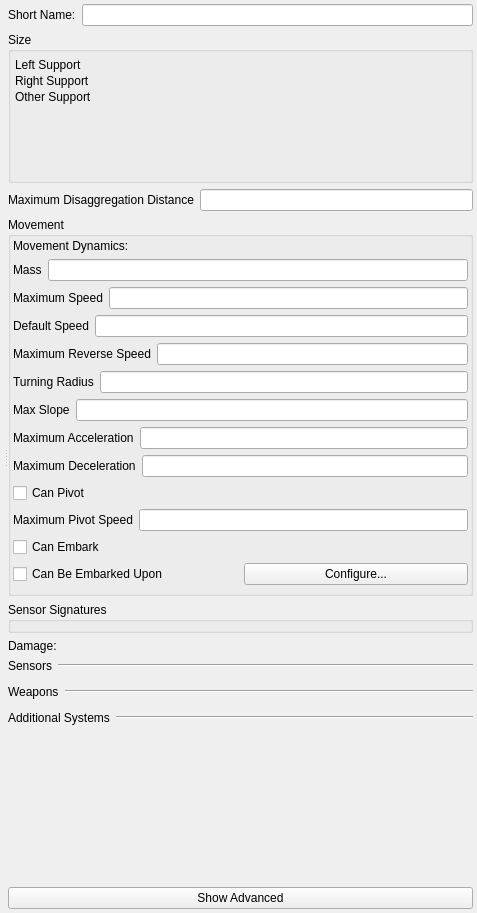
<?xml version="1.0" encoding="UTF-8"?>
<ui version="4.0">
 <class>Form</class>
 <widget class="QWidget" name="Form">
  <property name="geometry">
   <rect>
    <x>0</x>
    <y>0</y>
    <width>477</width>
    <height>913</height>
   </rect>
  </property>
  <property name="windowTitle">
   <string>Form</string>
  </property>
  <layout class="QVBoxLayout" name="verticalLayout_9">
   <property name="margin">
    <number>4</number>
   </property>
   <item>
    <widget class="QSplitter" name="splitter">
     <property name="orientation">
      <enum>Qt::Horizontal</enum>
     </property>
     <widget class="QWidget" name="layoutWidget">
      <layout class="QVBoxLayout" name="verticalLayout_8">
       <property name="margin">
        <number>0</number>
       </property>
       <item>
        <widget class="QWidget" name="myGeneralCanvas" native="true">
         <property name="sizePolicy">
          <sizepolicy hsizetype="MinimumExpanding" vsizetype="Fixed">
           <horstretch>0</horstretch>
           <verstretch>0</verstretch>
          </sizepolicy>
         </property>
         <property name="element_type" stdset="0">
          <string>general_canvas</string>
         </property>
        </widget>
       </item>
       <item>
        <widget class="QWidget" name="myDisplayWidget" native="true">
         <property name="element_type" stdset="0">
          <string>display_widget_canvas</string>
         </property>
        </widget>
       </item>
      </layout>
     </widget>
     <widget class="QWidget" name="layoutWidget">
      <layout class="QVBoxLayout" name="verticalLayout_7">
       <item>
        <layout class="QHBoxLayout" name="horizontalLayout">
         <item>
          <widget class="QLabel" name="short_name_label">
           <property name="text">
            <string>Short Name:</string>
           </property>
          </widget>
         </item>
         <item>
          <widget class="QLineEdit" name="short_name"/>
         </item>
        </layout>
       </item>
       <item>
        <widget class="QGroupBox" name="boundingVolumeGroupBox">
         <property name="title">
          <string>Size</string>
         </property>
         <layout class="QGridLayout" name="gridLayout_2">
          <property name="sizeConstraint">
           <enum>QLayout::SetNoConstraint</enum>
          </property>
          <property name="margin">
           <number>4</number>
          </property>
          <property name="spacing">
           <number>2</number>
          </property>
          <item row="1" column="0" colspan="2">
           <widget class="QWidget" name="bounding_volume" native="true">
            <property name="minimumSize">
             <size>
              <width>0</width>
              <height>0</height>
             </size>
            </property>
           </widget>
          </item>
          <item row="2" column="0">
           <widget class="QLabel" name="left_support_label">
            <property name="sizePolicy">
             <sizepolicy hsizetype="Minimum" vsizetype="Minimum">
              <horstretch>0</horstretch>
              <verstretch>0</verstretch>
             </sizepolicy>
            </property>
            <property name="text">
             <string>Left Support</string>
            </property>
           </widget>
          </item>
          <item row="2" column="1">
           <widget class="QWidget" name="left_support" native="true">
            <property name="sizePolicy">
             <sizepolicy hsizetype="MinimumExpanding" vsizetype="Minimum">
              <horstretch>0</horstretch>
              <verstretch>0</verstretch>
             </sizepolicy>
            </property>
            <property name="element_type" stdset="0">
             <string>vector-parameter-data</string>
            </property>
            <property name="single_row" stdset="0">
             <bool>true</bool>
            </property>
            <property name="default_value" stdset="0">
             <string>1,-1,0</string>
            </property>
           </widget>
          </item>
          <item row="3" column="0">
           <widget class="QLabel" name="right_support_label">
            <property name="sizePolicy">
             <sizepolicy hsizetype="Minimum" vsizetype="Minimum">
              <horstretch>0</horstretch>
              <verstretch>0</verstretch>
             </sizepolicy>
            </property>
            <property name="text">
             <string>Right Support</string>
            </property>
           </widget>
          </item>
          <item row="3" column="1">
           <widget class="QWidget" name="right_support" native="true">
            <property name="sizePolicy">
             <sizepolicy hsizetype="MinimumExpanding" vsizetype="Minimum">
              <horstretch>0</horstretch>
              <verstretch>0</verstretch>
             </sizepolicy>
            </property>
            <property name="element_type" stdset="0">
             <string>vector-parameter-data</string>
            </property>
            <property name="single_row" stdset="0">
             <bool>true</bool>
            </property>
            <property name="default_value" stdset="0">
             <string>1,1,0</string>
            </property>
           </widget>
          </item>
          <item row="4" column="0">
           <widget class="QLabel" name="other_support_label">
            <property name="sizePolicy">
             <sizepolicy hsizetype="Minimum" vsizetype="Minimum">
              <horstretch>0</horstretch>
              <verstretch>0</verstretch>
             </sizepolicy>
            </property>
            <property name="text">
             <string>Other Support</string>
            </property>
           </widget>
          </item>
          <item row="4" column="1">
           <widget class="QWidget" name="other_support" native="true">
            <property name="sizePolicy">
             <sizepolicy hsizetype="MinimumExpanding" vsizetype="Minimum">
              <horstretch>0</horstretch>
              <verstretch>0</verstretch>
             </sizepolicy>
            </property>
            <property name="element_type" stdset="0">
             <string>vector-parameter-data</string>
            </property>
            <property name="single_row" stdset="0">
             <bool>true</bool>
            </property>
            <property name="default_value" stdset="0">
             <string>-1,0,0</string>
            </property>
           </widget>
          </item>
          <item row="5" column="0" colspan="2">
           <widget class="QWidget" name="bounding_volume_2" native="true">
            <property name="sizePolicy">
             <sizepolicy hsizetype="MinimumExpanding" vsizetype="MinimumExpanding">
              <horstretch>0</horstretch>
              <verstretch>0</verstretch>
             </sizepolicy>
            </property>
            <property name="minimumSize">
             <size>
              <width>0</width>
              <height>0</height>
             </size>
            </property>
            <property name="calculate_bounding_volume" stdset="0">
             <bool>true</bool>
            </property>
            <property name="calculate_support_points" stdset="0">
             <bool>true</bool>
            </property>
            <property name="element_type" stdset="0">
             <string>bv_sp_calc_widget</string>
            </property>
           </widget>
          </item>
         </layout>
        </widget>
       </item>
       <item>
        <layout class="QHBoxLayout" name="horizontalLayout_2">
         <item>
          <widget class="QLabel" name="disaggregation_range_label">
           <property name="text">
            <string>Maximum Disaggregation Distance</string>
           </property>
          </widget>
         </item>
         <item>
          <widget class="QLineEdit" name="disaggregation_range">
           <property name="display-units" stdset="0">
            <string>meters</string>
           </property>
           <property name="source-units" stdset="0">
            <string>meters</string>
           </property>
           <property name="hide_by_default" stdset="0">
            <bool>true</bool>
           </property>
          </widget>
         </item>
        </layout>
       </item>
       <item>
        <widget class="QGroupBox" name="movementGroupBox">
         <property name="title">
          <string>Movement</string>
         </property>
         <layout class="QVBoxLayout" name="verticalLayout">
          <property name="margin">
           <number>2</number>
          </property>
          <item>
           <layout class="QHBoxLayout" name="horizontalLayout_7">
            <item>
             <widget class="QLabel" name="movement_system_label">
              <property name="text">
               <string>Movement Dynamics:</string>
              </property>
             </widget>
            </item>
            <item>
             <widget class="QWidget" name="movement_system" native="true">
              <property name="category" stdset="0">
               <string>movement</string>
              </property>
              <property name="none-selected-text" stdset="0">
               <string>Immobile</string>
              </property>
              <property name="element_type" stdset="0">
               <string>single_system_selector</string>
              </property>
             </widget>
            </item>
           </layout>
          </item>
          <item>
           <layout class="QHBoxLayout" name="horizontalLayout_3">
            <item>
             <widget class="QLabel" name="mass_label">
              <property name="text">
               <string>Mass</string>
              </property>
             </widget>
            </item>
            <item>
             <widget class="QLineEdit" name="mass">
              <property name="source-units" stdset="0">
               <string>kilograms</string>
              </property>
              <property name="display-units" stdset="0">
               <string>kilograms</string>
              </property>
             </widget>
            </item>
           </layout>
          </item>
          <item>
           <layout class="QHBoxLayout" name="horizontalLayout_4">
            <item>
             <widget class="QLabel" name="max_speed_label">
              <property name="text">
               <string>Maximum Speed</string>
              </property>
             </widget>
            </item>
            <item>
             <widget class="QLineEdit" name="max_speed">
              <property name="source-units" stdset="0">
               <string>meters-per-second</string>
              </property>
              <property name="display-units" stdset="0">
               <string>kilometers-per-hour</string>
              </property>
             </widget>
            </item>
           </layout>
          </item>
          <item>
           <layout class="QHBoxLayout" name="horizontalLayout_4124">
            <item>
             <widget class="QLabel" name="ordered_speed_label">
              <property name="text">
               <string>Default Speed</string>
              </property>
             </widget>
            </item>
            <item>
             <widget class="QLineEdit" name="ordered_speed">
              <property name="source-units" stdset="0">
               <string>meters-per-second</string>
              </property>
              <property name="display-units" stdset="0">
               <string>kilometers-per-hour</string>
              </property>
             </widget>
            </item>
           </layout>
          </item>
          <item>
           <layout class="QHBoxLayout" name="horizontalLayout_400">
            <item>
             <widget class="QLabel" name="max_reverse_speed_label">
              <property name="text">
               <string>Maximum Reverse Speed</string>
              </property>
             </widget>
            </item>
            <item>
             <widget class="QLineEdit" name="max_reverse_speed">
              <property name="source-units" stdset="0">
               <string>meters-per-second</string>
              </property>
              <property name="display-units" stdset="0">
               <string>kilometers-per-hour</string>
              </property>
             </widget>
            </item>
           </layout>
          </item>
          <item>
           <layout class="QHBoxLayout" name="horizontalLayout_5">
            <item>
             <widget class="QLabel" name="turning_radius_label">
              <property name="text">
               <string>Turning Radius</string>
              </property>
             </widget>
            </item>
            <item>
             <widget class="QLineEdit" name="turning_radius">
              <property name="source-units" stdset="0">
               <string>meters</string>
              </property>
              <property name="display-units" stdset="0">
               <string>meters</string>
              </property>
             </widget>
            </item>
           </layout>
          </item>
          <item>
           <layout class="QHBoxLayout" name="horizontalLayout_13">
            <item>
             <widget class="QLabel" name="max_slope_label">
              <property name="text">
               <string>Max Slope</string>
              </property>
             </widget>
            </item>
            <item>
             <widget class="QLineEdit" name="max_slope">
              <property name="source-units" stdset="0">
               <string>ratio</string>
              </property>
              <property name="display-units" stdset="0">
               <string>percent</string>
              </property>
             </widget>
            </item>
           </layout>
          </item>
          <item>
           <layout class="QHBoxLayout" name="horizontalLayout_15">
            <item>
             <widget class="QLabel" name="max_acceleration_label">
              <property name="text">
               <string>Maximum Acceleration</string>
              </property>
             </widget>
            </item>
            <item>
             <widget class="QLineEdit" name="max_acceleration">
              <property name="source-units" stdset="0">
               <string>meters-per-second2</string>
              </property>
              <property name="display-units" stdset="0">
               <string>meters-per-second2</string>
              </property>
             </widget>
            </item>
           </layout>
          </item>
          <item>
           <layout class="QHBoxLayout" name="horizontalLayout_16">
            <item>
             <widget class="QLabel" name="max_deceleration_label">
              <property name="text">
               <string>Maximum Deceleration</string>
              </property>
             </widget>
            </item>
            <item>
             <widget class="QLineEdit" name="max_deceleration">
              <property name="source-units" stdset="0">
               <string>meters-per-second2</string>
              </property>
              <property name="display-units" stdset="0">
               <string>meters-per-second2</string>
              </property>
             </widget>
            </item>
           </layout>
          </item>
          <item>
           <widget class="QCheckBox" name="can_pivot">
            <property name="text">
             <string>Can Pivot</string>
            </property>
           </widget>
          </item>
          <item>
           <layout class="QHBoxLayout" name="horizontalLayout_6">
            <item>
             <widget class="QLabel" name="max_pivot_speed_label">
              <property name="text">
               <string>Maximum Pivot Speed</string>
              </property>
             </widget>
            </item>
            <item>
             <widget class="QLineEdit" name="max_pivot_speed">
              <property name="source-units" stdset="0">
               <string>radians-per-second</string>
              </property>
              <property name="display-units" stdset="0">
               <string>degrees-per-second</string>
              </property>
             </widget>
            </item>
           </layout>
          </item>
          <item>
           <widget class="QCheckBox" name="can_embark">
            <property name="text">
             <string>Can Embark</string>
            </property>
            <property name="element_type" stdset="0">
             <string>DtRwBoolean</string>
            </property>
           </widget>
          </item>
          <item>
           <layout class="QHBoxLayout" name="horizontalLayout_12">
            <item>
             <widget class="QCheckBox" name="can_be_embarked_upon">
              <property name="text">
               <string>Can Be Embarked Upon</string>
              </property>
              <property name="element_type" stdset="0">
               <string>DtRwBoolean</string>
              </property>
             </widget>
            </item>
            <item>
             <widget class="QPushButton" name="configure_embarkation">
              <property name="text">
               <string>Configure...</string>
              </property>
              <property name="enable_if_checked" stdset="0">
               <string>can_be_embarked_upon</string>
              </property>
              <property name="slot" stdset="0">
               <string>change_embarkation</string>
              </property>
              <property name="element_type" stdset="0">
               <string>push_button</string>
              </property>
              <property name="disable_if_multiple_selection" stdset="0">
               <bool>true</bool>
              </property>
             </widget>
            </item>
           </layout>
          </item>
          <item>
           <layout class="QVBoxLayout" name="verticalLayout_10">
            <item>
             <widget class="QWidget" name="object_geometry_filename" native="true">
              <property name="minimumSize">
               <size>
                <width>0</width>
                <height>0</height>
               </size>
              </property>
              <property name="element_type" stdset="0">
               <string>object-geometry</string>
              </property>
             </widget>
            </item>
           </layout>
          </item>
         </layout>
        </widget>
       </item>
       <item>
        <widget class="QGroupBox" name="sensorSignaturesGroupBox">
         <property name="title">
          <string>Sensor Signatures</string>
         </property>
         <layout class="QVBoxLayout" name="verticalLayout_3">
          <property name="spacing">
           <number>2</number>
          </property>
          <property name="margin">
           <number>2</number>
          </property>
          <item>
           <widget class="QWidget" name="sensor_signatures" native="true">
            <property name="default-signatures" stdset="0">
             <string>visual-signature=4.0;radar-signature=0.5;infrared-signature=4.0</string>
            </property>
           </widget>
          </item>
         </layout>
        </widget>
       </item>
       <item>
        <layout class="QHBoxLayout" name="horizontalLayout_8">
         <item>
          <widget class="QLabel" name="damage_system_label">
           <property name="text">
            <string>Damage:</string>
           </property>
          </widget>
         </item>
         <item>
          <widget class="QWidget" name="damage_system" native="true">
           <property name="category" stdset="0">
            <string>damage</string>
           </property>
           <property name="none-selected-text" stdset="0">
            <string>Undamagable</string>
           </property>
           <property name="element_type" stdset="0">
            <string>single_system_selector</string>
           </property>
          </widget>
         </item>
        </layout>
       </item>
       <item>
        <layout class="QVBoxLayout" name="verticalLayout_4">
         <item>
          <layout class="QHBoxLayout" name="horizontalLayout_9">
           <item>
            <widget class="QLabel" name="sensor_system_selector_label">
             <property name="sizePolicy">
              <sizepolicy hsizetype="Fixed" vsizetype="Fixed">
               <horstretch>0</horstretch>
               <verstretch>0</verstretch>
              </sizepolicy>
             </property>
             <property name="text">
              <string>Sensors</string>
             </property>
            </widget>
           </item>
           <item>
            <widget class="Line" name="line">
             <property name="orientation">
              <enum>Qt::Horizontal</enum>
             </property>
            </widget>
           </item>
          </layout>
         </item>
         <item>
          <widget class="QWidget" name="sensor_system_selector" native="true">
           <property name="category" stdset="0">
            <string>sensor</string>
           </property>
           <property name="element_type" stdset="0">
            <string>multi_system_selector</string>
           </property>
          </widget>
         </item>
        </layout>
       </item>
       <item>
        <layout class="QVBoxLayout" name="verticalLayout_5">
         <item>
          <layout class="QHBoxLayout" name="horizontalLayout_10">
           <item>
            <widget class="QLabel" name="weapon_system_selector_label">
             <property name="sizePolicy">
              <sizepolicy hsizetype="Fixed" vsizetype="Fixed">
               <horstretch>0</horstretch>
               <verstretch>0</verstretch>
              </sizepolicy>
             </property>
             <property name="text">
              <string>Weapons</string>
             </property>
            </widget>
           </item>
           <item>
            <widget class="Line" name="line_2">
             <property name="orientation">
              <enum>Qt::Horizontal</enum>
             </property>
            </widget>
           </item>
          </layout>
         </item>
         <item>
          <widget class="QWidget" name="weapon_system_selector" native="true">
           <property name="category" stdset="0">
            <string>weapon</string>
           </property>
           <property name="element_type" stdset="0">
            <string>multi_system_selector</string>
           </property>
          </widget>
         </item>
        </layout>
       </item>
       <item>
        <layout class="QVBoxLayout" name="verticalLayout_6">
         <item>
          <layout class="QHBoxLayout" name="horizontalLayout_11">
           <item>
            <widget class="QLabel" name="other_system_selector_label">
             <property name="sizePolicy">
              <sizepolicy hsizetype="Fixed" vsizetype="Fixed">
               <horstretch>0</horstretch>
               <verstretch>0</verstretch>
              </sizepolicy>
             </property>
             <property name="text">
              <string>Additional Systems</string>
             </property>
            </widget>
           </item>
           <item>
            <widget class="Line" name="line_3">
             <property name="orientation">
              <enum>Qt::Horizontal</enum>
             </property>
            </widget>
           </item>
          </layout>
         </item>
         <item>
          <widget class="QWidget" name="other_system_selector" native="true">
           <property name="category" stdset="0">
            <string>other</string>
           </property>
           <property name="element_type" stdset="0">
            <string>multi_system_selector</string>
           </property>
          </widget>
         </item>
        </layout>
       </item>
       <item>
        <spacer name="verticalSpacer">
         <property name="orientation">
          <enum>Qt::Vertical</enum>
         </property>
         <property name="sizeHint" stdset="0">
          <size>
           <width>20</width>
           <height>18</height>
          </size>
         </property>
        </spacer>
       </item>
       <item>
        <widget class="QPushButton" name="myShowAdvanced">
         <property name="text">
          <string>Show Advanced</string>
         </property>
         <property name="checkable">
          <bool>true</bool>
         </property>
         <property name="signal_slot" stdset="0">
          <string>toggled(bool);this;showHiddenControls(bool)</string>
         </property>
        </widget>
       </item>
      </layout>
     </widget>
    </widget>
   </item>
  </layout>
 </widget>
 <resources/>
 <connections/>
</ui>
